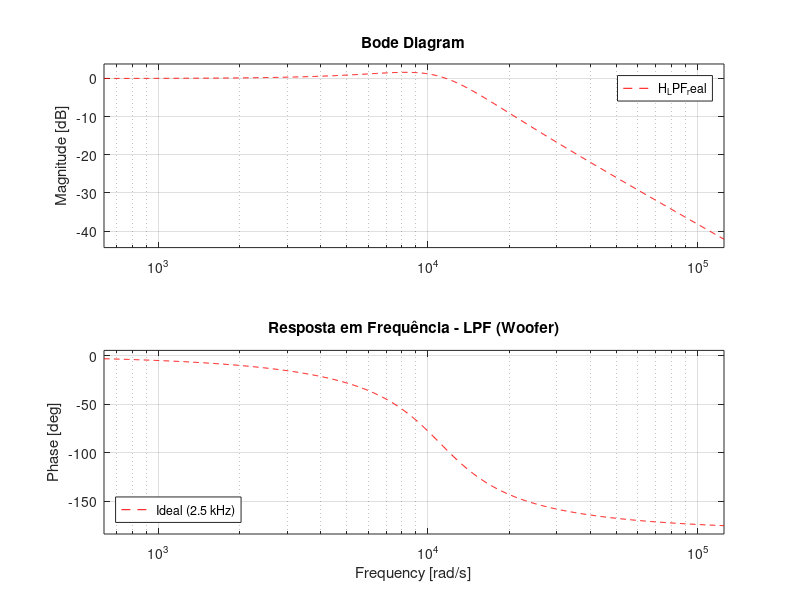
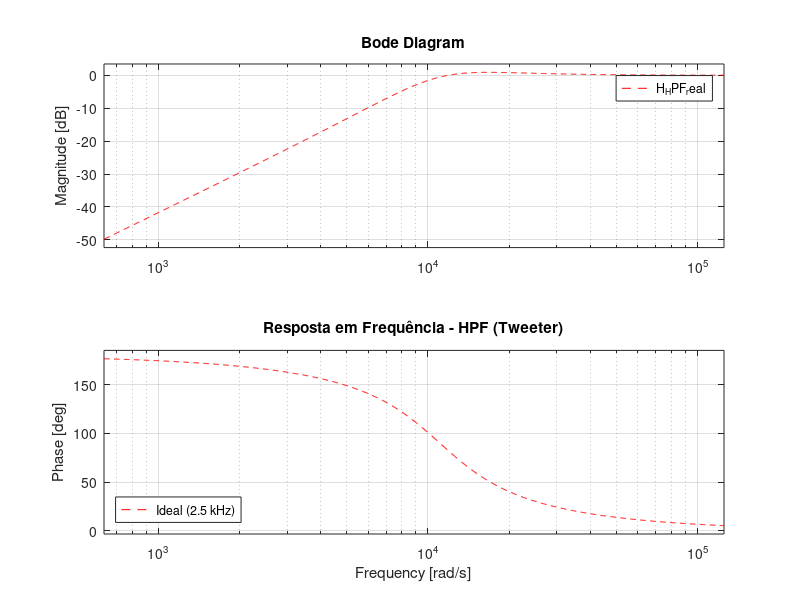

Recreate these plots in MATLAB, in order.

clc; clear; close all;

%% PARAMETROS
RL = 8;          % Impedancia da carga 
fc = 2500;       % Frequencia de corte 
wc = 2 * pi * fc; % Frequencia angular de corte

fprintf('--- Parâmetros de Projeto ---\n');
fprintf('Aluno: Luiz Eduardo Rufatto\n');
fprintf('RL (Impedância): %.0f Ohm\n', RL);
fprintf('fc (Corte): %.1f kHz (%.0f Hz)\n', fc/1000, fc);
fprintf('-----------------------------\n\n');

%% CALULO DOS VALORES IDEAIS

% Form para filtro Butterworth

L_ideal = (sqrt(2) * RL) / wc;
C_ideal = sqrt(2) / (wc * RL);

% Conv de unidades
L_ideal_mH = L_ideal * 1000;
C_ideal_uF = C_ideal * 1e6;

fprintf('--- Valores Ideais Calculados ---\n');
fprintf('L ideal: %.4f mH\n', L_ideal_mH);
fprintf('C ideal: %.2f uF\n', C_ideal_uF);
fprintf('---------------------------------\n\n');

%% COMPONENTES COMERCIAIS

% Tabela de indutores
L_comerciais_mH = [0.10, 0.12, 0.15, 0.18, 0.22, 0.27, 0.33, 0.39, 0.47, 0.56, ...
                   0.68, 0.82, 1.0, 1.2, 1.5, 1.8, 2.2, 2.7, 3.3, 3.9, 4.7, ...
                   5.6, 6.8, 8.2, 10, 12, 15];

% Tabela de capacitores
C_comerciais_uF = [1.0, 1.2, 1.5, 1.8, 2.2, 2.7, 3.3, 3.9, 4.7, 5.6, 6.8, 8.2, ...
                   10, 12, 15, 18, 22, 27, 33, 39, 47, 56, 68, 82, 100];

% Selecao pela menor diferenca

% Indutor
[~, idx_L] = min(abs(L_comerciais_mH - L_ideal_mH));
L_comercial_mH = L_comerciais_mH(idx_L);
L_comercial = L_comercial_mH / 1000; % Henry

% Capacitor
[~, idx_C] = min(abs(C_comerciais_uF - C_ideal_uF));
C_comercial_uF = C_comerciais_uF(idx_C);
C_comercial = C_comercial_uF / 1e6; % Farad

fprintf('--- Componentes Reais Selecionados ---\n');
fprintf('L comercial (mais próximo de %.4f mH): %.2f mH\n', L_ideal_mH, L_comercial_mH);
fprintf('C comercial (mais próximo de %.2f uF): %.2f uF\n', C_ideal_uF, C_comercial_uF);
fprintf('----------------------------------------\n\n');

%% FUNCOES DE TRANSFERENCIA

% Butterworth
Den_ideal = [1, sqrt(2)*wc, wc^2];
H_LPF_ideal = tf([0, 0, wc^2], Den_ideal);
H_HPF_ideal = tf([1, 0, 0], Den_ideal);

% Modelo Real
w0_real_sq = 1 / (L_comercial * C_comercial);

% LPF Real
Den_LPF_real = [1, 1/(RL*C_comercial), w0_real_sq];
H_LPF_real = tf([0, 0, w0_real_sq], Den_LPF_real);

% HPF Real
Den_HPF_real = [1, RL/L_comercial, w0_real_sq];
H_HPF_real = tf([1, 0, 0], Den_HPF_real);

%% GRAFICOS DE BODE

% frequecia para plotagem
freq_range = logspace(2, 4.3, 1000) * 2 * pi; 

% Grafico LPF // Woofer
figure(1);
hold on;
bode(H_LPF_ideal, freq_range, 'b');
bode(H_LPF_real, freq_range, 'r--');
grid on;
title('Resposta em Frequência - LPF (Woofer)');
legend('Ideal (2.5 kHz)', 'Real (Comercial)', 'Location', 'SouthWest');
hold off;

% Grafico HPF // Tweeter
figure(2);
hold on;
bode(H_HPF_ideal, freq_range, 'b');
bode(H_HPF_real, freq_range, 'r--');
grid on;
title('Resposta em Frequência - HPF (Tweeter)');
legend('Ideal (2.5 kHz)', 'Real (Comercial)', 'Location', 'SouthWest');
hold off;

%% Calculo pra exibir

% Freq de ressonancia real
f0_real = sqrt(w0_real_sq) / (2*pi);

% Diferencas percentuais
diff_fc = abs(f0_real - fc)/fc * 100;
diff_L = abs(L_comercial_mH - L_ideal_mH)/L_ideal_mH * 100;
diff_C = abs(C_comercial_uF - C_ideal_uF)/C_ideal_uF * 100;

% Amortecimento reais
zeta_LPF_real = (1/(RL*C_comercial)) / (2 * sqrt(w0_real_sq));
zeta_HPF_real = (RL/L_comercial) / (2 * sqrt(w0_real_sq));

fprintf('--- Análise Crítica ---\n');
fprintf('Frequência de Corte Real (f0): %.2f Hz\n', f0_real);
fprintf('Desvio da Frequência de Corte: %.2f%%\n', diff_fc);
fprintf('Erro no Indutor (L): %.2f%%\n', diff_L);
fprintf('Erro no Capacitor (C): %.2f%%\n', diff_C);
fprintf('Amortecimento LPF (Zeta): %.3f (Ideal 0.707)\n', zeta_LPF_real);
fprintf('Amortecimento HPF (Zeta): %.3f (Ideal 0.707)\n', zeta_HPF_real);
fprintf('---------------------------------------------\n');